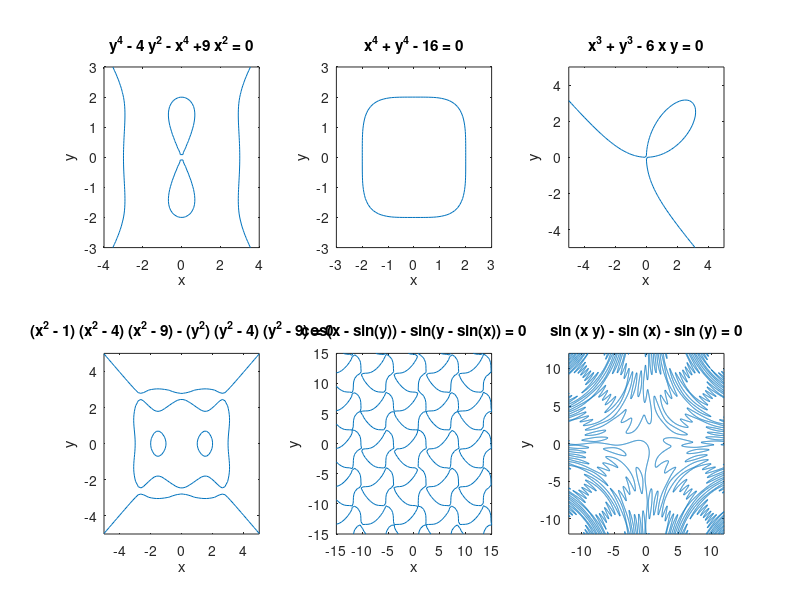

MATLAB code to generate this figure:
clear all; clc; clf;

subplot(2,3,1);
ezplot('y^4 - 4*y^2 - x^4 +9*x^2', [-4 4 -3 3])

subplot(2,3,2);
ezplot('x^4 + y^4 - 16', [-3 3 -3 3])

subplot(2,3,3);
ezplot('x^3 + y^3 - 6*x*y', [-5 5])

subplot(2,3,4);
ezplot('(x^2 - 1)*(x^2 - 4)*(x^2 - 9) - (y^2)*(y^2 - 4)*(y^2 - 9)', [-5 5])

subplot(2,3,5);
ezplot('cos(x - sin(y)) - sin(y - sin(x))', [-15 15])

subplot(2,3,6);
f = @(x,y) sin(x.*y) - sin(x) - sin(y);
ezplot(f, [-12 12], 1000)